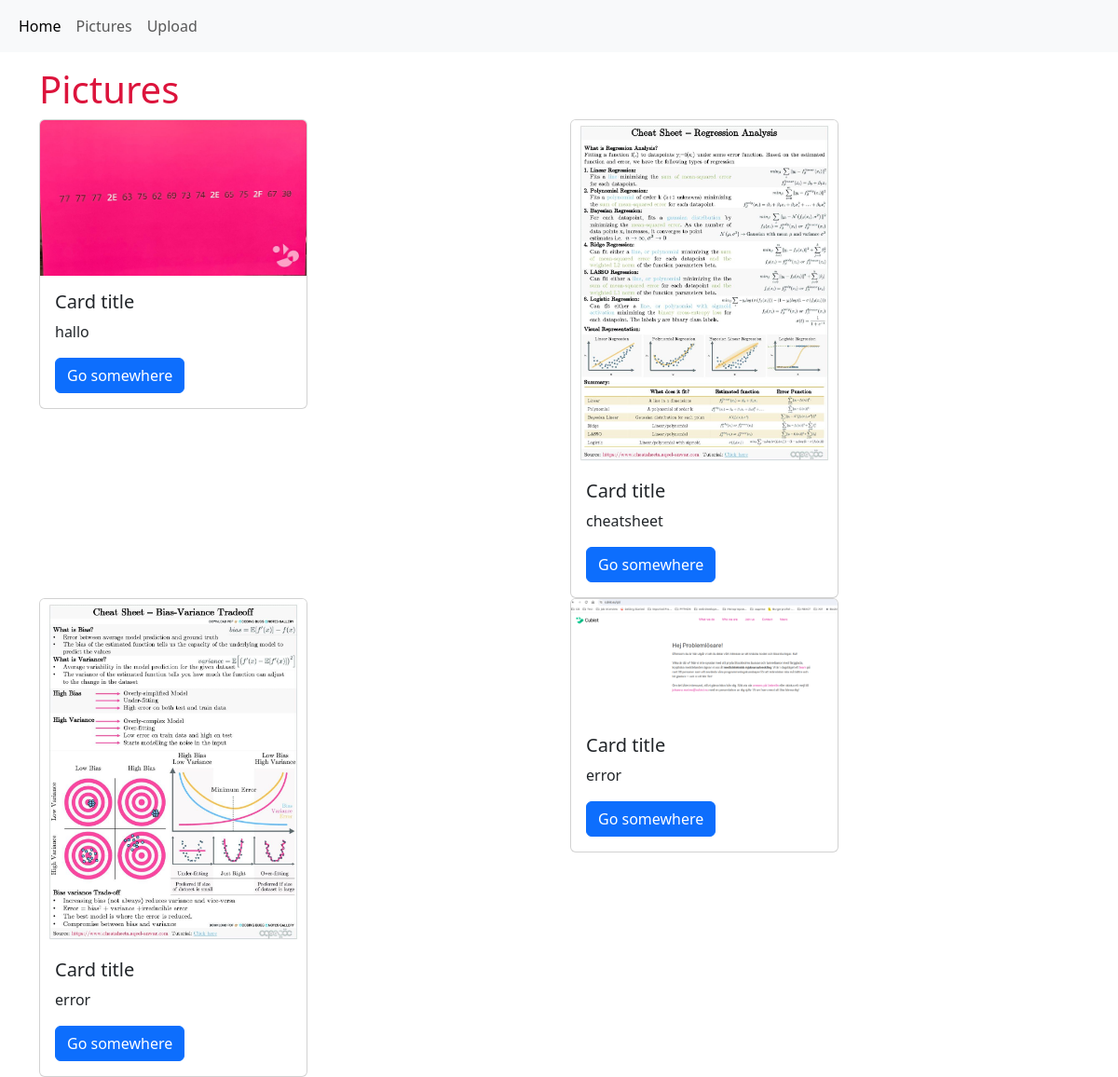
Before: /images/ with the older database file.
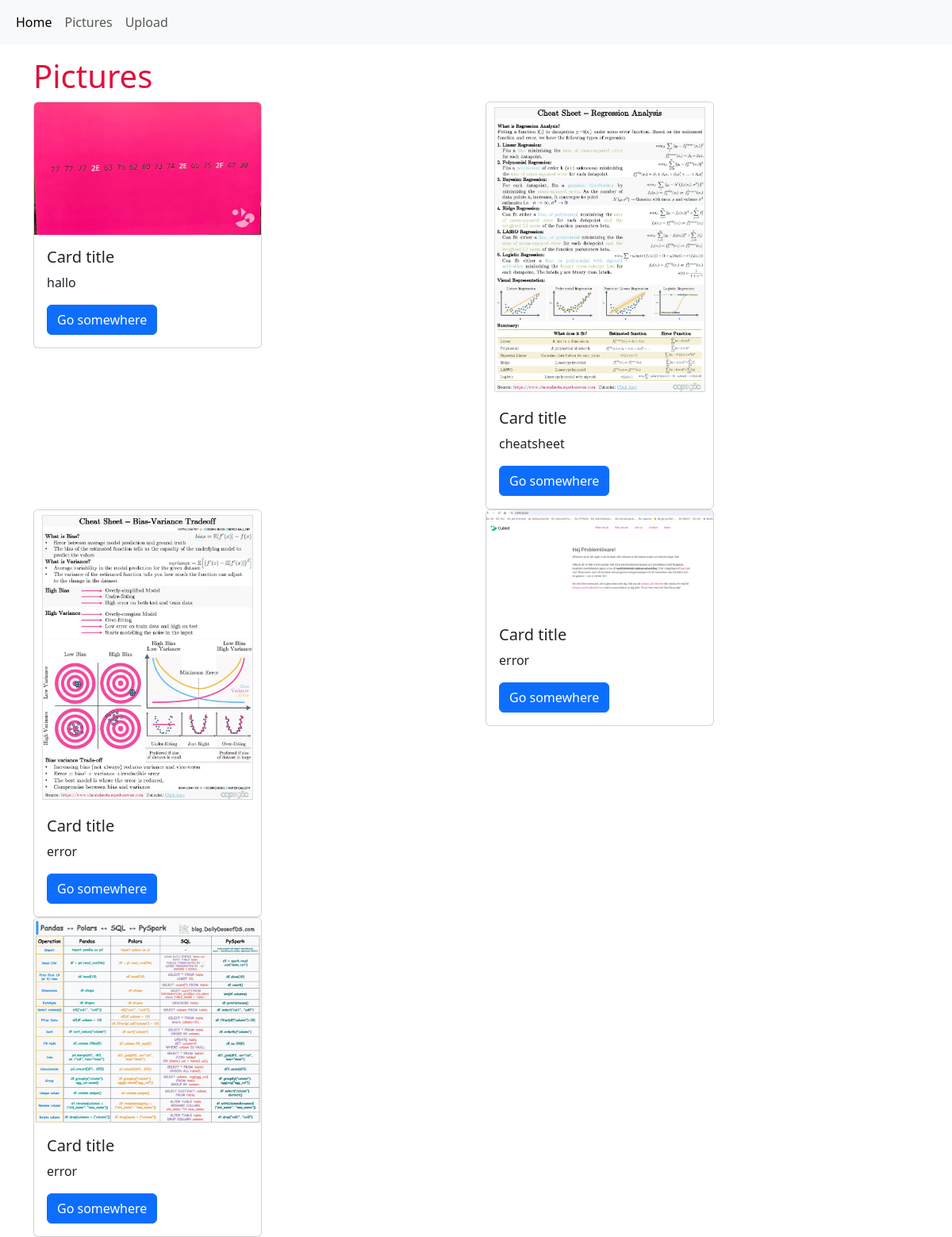
After: the same page with the newer database file.
### app_photo/models.py (models this page shows)
class Picture(models.Model):
    description = models.CharField(max_length=300)
    path = models.ImageField(upload_to='images', validators=[validate_file_size])

### app_photo/views.py (the view)
# urls.py: path('images/', views.pictures, name='pictures'), #  app_photo:pictures
def pictures(request):
    pics = Picture.objects.all()
    return render(request,"app_photo/pictures.html", context={'pics':pics})

### app_photo/templates/app_photo/pictures.html
{% extends 'app_photo/base.html' %}
{% block body %}
<div class="container mt-3">
    <h1>Pictures</h1>
    <div class="row">
        {% for pic in pics %}
        <div class="col-md-6">
            <div class="card" style="width: 18rem;">
                <img src="{{pic.path.url}}" class="card-img-top" alt="...">
                <div class="card-body">
                    <h5 class="card-title">Card title</h5>
                    <p class="card-text">{{pic.description}}</p>
                    <a href="#" class="btn btn-primary">Go somewhere</a>
                </div>
            </div>
        </div>
        {% endfor %}
    </div>
</div>
{% endblock %}

Changed rows visible on the page:
added Picture: path (picture), description "error"
